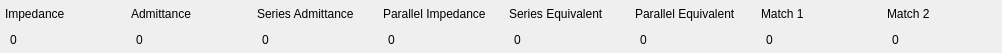
<?xml version="1.0" encoding="UTF-8"?>
<ui version="4.0">
 <class>ImpedanceDisplay</class>
 <widget class="QWidget" name="ImpedanceDisplay">
  <property name="geometry">
   <rect>
    <x>0</x>
    <y>0</y>
    <width>788</width>
    <height>53</height>
   </rect>
  </property>
  <property name="windowTitle">
   <string>Form</string>
  </property>
  <layout class="QHBoxLayout" name="horizontalLayout">
   <property name="leftMargin">
    <number>0</number>
   </property>
   <property name="topMargin">
    <number>0</number>
   </property>
   <property name="rightMargin">
    <number>0</number>
   </property>
   <property name="bottomMargin">
    <number>0</number>
   </property>
   <item>
    <widget class="QWidget" name="widget" native="true">
     <property name="sizePolicy">
      <sizepolicy hsizetype="Fixed" vsizetype="Preferred">
       <horstretch>0</horstretch>
       <verstretch>0</verstretch>
      </sizepolicy>
     </property>
     <property name="minimumSize">
      <size>
       <width>120</width>
       <height>0</height>
      </size>
     </property>
     <layout class="QVBoxLayout" name="verticalLayout_4">
      <property name="spacing">
       <number>0</number>
      </property>
      <property name="leftMargin">
       <number>5</number>
      </property>
      <property name="topMargin">
       <number>0</number>
      </property>
      <property name="rightMargin">
       <number>5</number>
      </property>
      <property name="bottomMargin">
       <number>0</number>
      </property>
      <item>
       <widget class="QLabel" name="label_2">
        <property name="text">
         <string>Impedance</string>
        </property>
       </widget>
      </item>
      <item>
       <widget class="QLabel" name="l_impedance">
        <property name="text">
         <string>0</string>
        </property>
        <property name="margin">
         <number>5</number>
        </property>
        <property name="indent">
         <number>5</number>
        </property>
       </widget>
      </item>
     </layout>
    </widget>
   </item>
   <item>
    <widget class="QWidget" name="widget_2" native="true">
     <property name="sizePolicy">
      <sizepolicy hsizetype="Fixed" vsizetype="Preferred">
       <horstretch>0</horstretch>
       <verstretch>0</verstretch>
      </sizepolicy>
     </property>
     <property name="minimumSize">
      <size>
       <width>120</width>
       <height>0</height>
      </size>
     </property>
     <layout class="QVBoxLayout" name="verticalLayout_5">
      <property name="spacing">
       <number>0</number>
      </property>
      <property name="leftMargin">
       <number>5</number>
      </property>
      <property name="topMargin">
       <number>0</number>
      </property>
      <property name="rightMargin">
       <number>5</number>
      </property>
      <property name="bottomMargin">
       <number>0</number>
      </property>
      <item>
       <widget class="QLabel" name="label">
        <property name="text">
         <string>Admittance</string>
        </property>
       </widget>
      </item>
      <item>
       <widget class="QLabel" name="l_admittance">
        <property name="text">
         <string>0</string>
        </property>
        <property name="margin">
         <number>5</number>
        </property>
        <property name="indent">
         <number>5</number>
        </property>
       </widget>
      </item>
     </layout>
    </widget>
   </item>
   <item>
    <widget class="QWidget" name="widget_3" native="true">
     <property name="sizePolicy">
      <sizepolicy hsizetype="Fixed" vsizetype="Preferred">
       <horstretch>0</horstretch>
       <verstretch>0</verstretch>
      </sizepolicy>
     </property>
     <property name="minimumSize">
      <size>
       <width>120</width>
       <height>0</height>
      </size>
     </property>
     <layout class="QVBoxLayout" name="verticalLayout_6">
      <property name="spacing">
       <number>0</number>
      </property>
      <property name="leftMargin">
       <number>5</number>
      </property>
      <property name="topMargin">
       <number>0</number>
      </property>
      <property name="rightMargin">
       <number>5</number>
      </property>
      <property name="bottomMargin">
       <number>0</number>
      </property>
      <item>
       <widget class="QLabel" name="label_3">
        <property name="text">
         <string>Series Admittance</string>
        </property>
        <property name="textFormat">
         <enum>Qt::PlainText</enum>
        </property>
        <property name="wordWrap">
         <bool>true</bool>
        </property>
       </widget>
      </item>
      <item>
       <widget class="QLabel" name="l_s_admittance">
        <property name="text">
         <string>0</string>
        </property>
        <property name="margin">
         <number>5</number>
        </property>
        <property name="indent">
         <number>5</number>
        </property>
       </widget>
      </item>
     </layout>
    </widget>
   </item>
   <item>
    <widget class="QWidget" name="widget_4" native="true">
     <property name="sizePolicy">
      <sizepolicy hsizetype="Fixed" vsizetype="Preferred">
       <horstretch>0</horstretch>
       <verstretch>0</verstretch>
      </sizepolicy>
     </property>
     <property name="minimumSize">
      <size>
       <width>120</width>
       <height>0</height>
      </size>
     </property>
     <layout class="QVBoxLayout" name="verticalLayout_7">
      <property name="spacing">
       <number>0</number>
      </property>
      <property name="leftMargin">
       <number>5</number>
      </property>
      <property name="topMargin">
       <number>0</number>
      </property>
      <property name="rightMargin">
       <number>5</number>
      </property>
      <property name="bottomMargin">
       <number>0</number>
      </property>
      <item>
       <widget class="QLabel" name="label_4">
        <property name="text">
         <string>Parallel Impedance</string>
        </property>
        <property name="textFormat">
         <enum>Qt::PlainText</enum>
        </property>
        <property name="wordWrap">
         <bool>true</bool>
        </property>
       </widget>
      </item>
      <item>
       <widget class="QLabel" name="l_p_impedance">
        <property name="text">
         <string>0</string>
        </property>
        <property name="margin">
         <number>5</number>
        </property>
        <property name="indent">
         <number>5</number>
        </property>
       </widget>
      </item>
     </layout>
    </widget>
   </item>
   <item>
    <widget class="QWidget" name="widget_5" native="true">
     <property name="sizePolicy">
      <sizepolicy hsizetype="Fixed" vsizetype="Preferred">
       <horstretch>0</horstretch>
       <verstretch>0</verstretch>
      </sizepolicy>
     </property>
     <property name="minimumSize">
      <size>
       <width>120</width>
       <height>0</height>
      </size>
     </property>
     <layout class="QVBoxLayout" name="verticalLayout_8">
      <property name="spacing">
       <number>0</number>
      </property>
      <property name="leftMargin">
       <number>5</number>
      </property>
      <property name="topMargin">
       <number>0</number>
      </property>
      <property name="rightMargin">
       <number>5</number>
      </property>
      <property name="bottomMargin">
       <number>0</number>
      </property>
      <item>
       <widget class="QLabel" name="label_5">
        <property name="text">
         <string>Series Equivalent</string>
        </property>
        <property name="textFormat">
         <enum>Qt::PlainText</enum>
        </property>
        <property name="wordWrap">
         <bool>true</bool>
        </property>
       </widget>
      </item>
      <item>
       <widget class="QLabel" name="l_series">
        <property name="text">
         <string>0</string>
        </property>
        <property name="margin">
         <number>5</number>
        </property>
        <property name="indent">
         <number>5</number>
        </property>
       </widget>
      </item>
     </layout>
    </widget>
   </item>
   <item>
    <widget class="QWidget" name="widget_6" native="true">
     <property name="sizePolicy">
      <sizepolicy hsizetype="Fixed" vsizetype="Preferred">
       <horstretch>0</horstretch>
       <verstretch>0</verstretch>
      </sizepolicy>
     </property>
     <property name="minimumSize">
      <size>
       <width>120</width>
       <height>0</height>
      </size>
     </property>
     <layout class="QVBoxLayout" name="verticalLayout_9">
      <property name="spacing">
       <number>0</number>
      </property>
      <property name="leftMargin">
       <number>5</number>
      </property>
      <property name="topMargin">
       <number>0</number>
      </property>
      <property name="rightMargin">
       <number>5</number>
      </property>
      <property name="bottomMargin">
       <number>0</number>
      </property>
      <item>
       <widget class="QLabel" name="label_6">
        <property name="text">
         <string>Parallel Equivalent</string>
        </property>
        <property name="textFormat">
         <enum>Qt::PlainText</enum>
        </property>
        <property name="wordWrap">
         <bool>true</bool>
        </property>
       </widget>
      </item>
      <item>
       <widget class="QLabel" name="l_parallel">
        <property name="text">
         <string>0</string>
        </property>
        <property name="margin">
         <number>5</number>
        </property>
        <property name="indent">
         <number>5</number>
        </property>
       </widget>
      </item>
     </layout>
    </widget>
   </item>
   <item>
    <widget class="QWidget" name="widget_7" native="true">
     <property name="sizePolicy">
      <sizepolicy hsizetype="Fixed" vsizetype="Preferred">
       <horstretch>0</horstretch>
       <verstretch>0</verstretch>
      </sizepolicy>
     </property>
     <property name="minimumSize">
      <size>
       <width>120</width>
       <height>0</height>
      </size>
     </property>
     <layout class="QVBoxLayout" name="verticalLayout_10">
      <property name="spacing">
       <number>0</number>
      </property>
      <property name="leftMargin">
       <number>5</number>
      </property>
      <property name="topMargin">
       <number>0</number>
      </property>
      <property name="rightMargin">
       <number>5</number>
      </property>
      <property name="bottomMargin">
       <number>0</number>
      </property>
      <item>
       <widget class="QLabel" name="label_67">
        <property name="text">
         <string>Match 1</string>
        </property>
        <property name="textFormat">
         <enum>Qt::PlainText</enum>
        </property>
        <property name="wordWrap">
         <bool>true</bool>
        </property>
       </widget>
      </item>
      <item>
       <widget class="QLabel" name="match_1">
        <property name="text">
         <string>0</string>
        </property>
        <property name="margin">
         <number>5</number>
        </property>
        <property name="indent">
         <number>5</number>
        </property>
       </widget>
      </item>
     </layout>
    </widget>
   </item>
   <item>
    <widget class="QWidget" name="widget_7" native="true">
     <property name="sizePolicy">
      <sizepolicy hsizetype="Fixed" vsizetype="Preferred">
       <horstretch>0</horstretch>
       <verstretch>0</verstretch>
      </sizepolicy>
     </property>
     <property name="minimumSize">
      <size>
       <width>120</width>
       <height>0</height>
      </size>
     </property>
     <layout class="QVBoxLayout" name="verticalLayout_10">
      <property name="spacing">
       <number>0</number>
      </property>
      <property name="leftMargin">
       <number>5</number>
      </property>
      <property name="topMargin">
       <number>0</number>
      </property>
      <property name="rightMargin">
       <number>5</number>
      </property>
      <property name="bottomMargin">
       <number>0</number>
      </property>
      <item>
       <widget class="QLabel" name="label_67">
        <property name="text">
         <string>Match 2</string>
        </property>
        <property name="textFormat">
         <enum>Qt::PlainText</enum>
        </property>
        <property name="wordWrap">
         <bool>true</bool>
        </property>
       </widget>
      </item>
      <item>
       <widget class="QLabel" name="match_2">
        <property name="text">
         <string>0</string>
        </property>
        <property name="margin">
         <number>5</number>
        </property>
        <property name="indent">
         <number>5</number>
        </property>
       </widget>
      </item>
     </layout>
    </widget>
   </item>
  </layout>
 </widget>
 <resources/>
 <connections/>
</ui>
